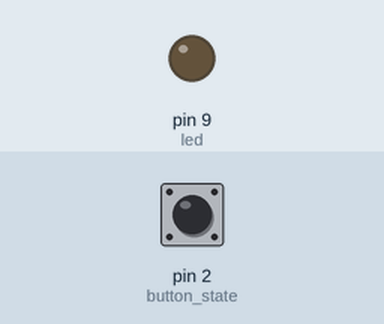
Bench run of a sketch on a simulated Arduino Uno, built with avr-gcc and run on an emulated ATmega328P. On the bench: output pins drawn as LEDs (lit = HIGH). The inputs (shaded band) are chosen by the test bench; at power-on: pin 2 (button_state) LOW.

Above: at 1.2 s.
1.3 s: pin 2 (button_state) pulled HIGH for 0.15 s
At 1.37 s:
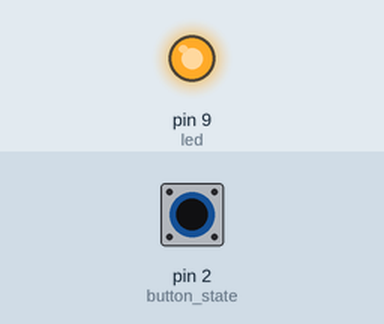
2.9 s: pin 2 (button_state) pulled HIGH for 3.2 s
At 6.8 s:
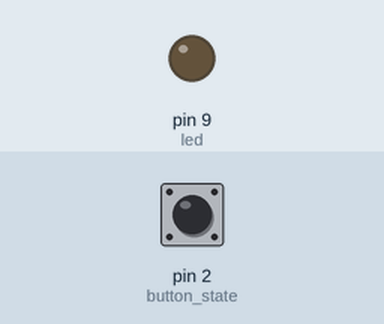
Timing chart, 0 to 8.3 s (numbered marks = the images above; inputs shaded):
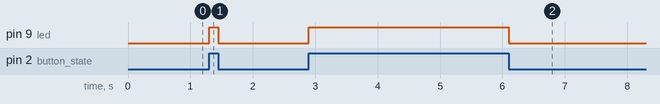

The sketch:

Controlling_led_with_push_button.ino
```cpp
int led = 9;
int button_state = 2;
void setup() {
   pinMode(led,OUTPUT);
   pinMode(button_state,INPUT);
}

void loop() {
    if(digitalRead(button_state) == 1){
      digitalWrite(led,HIGH);
      }
     else{
        digitalWrite(led,LOW);
     }
}
```

Measured:
- after the input at 1.3 s, pin 9 (led): LOW → HIGH at once, → LOW 0.15 s later
- after the input at 2.9 s, pin 9 (led): LOW → HIGH at once, → LOW 3.2 s later
